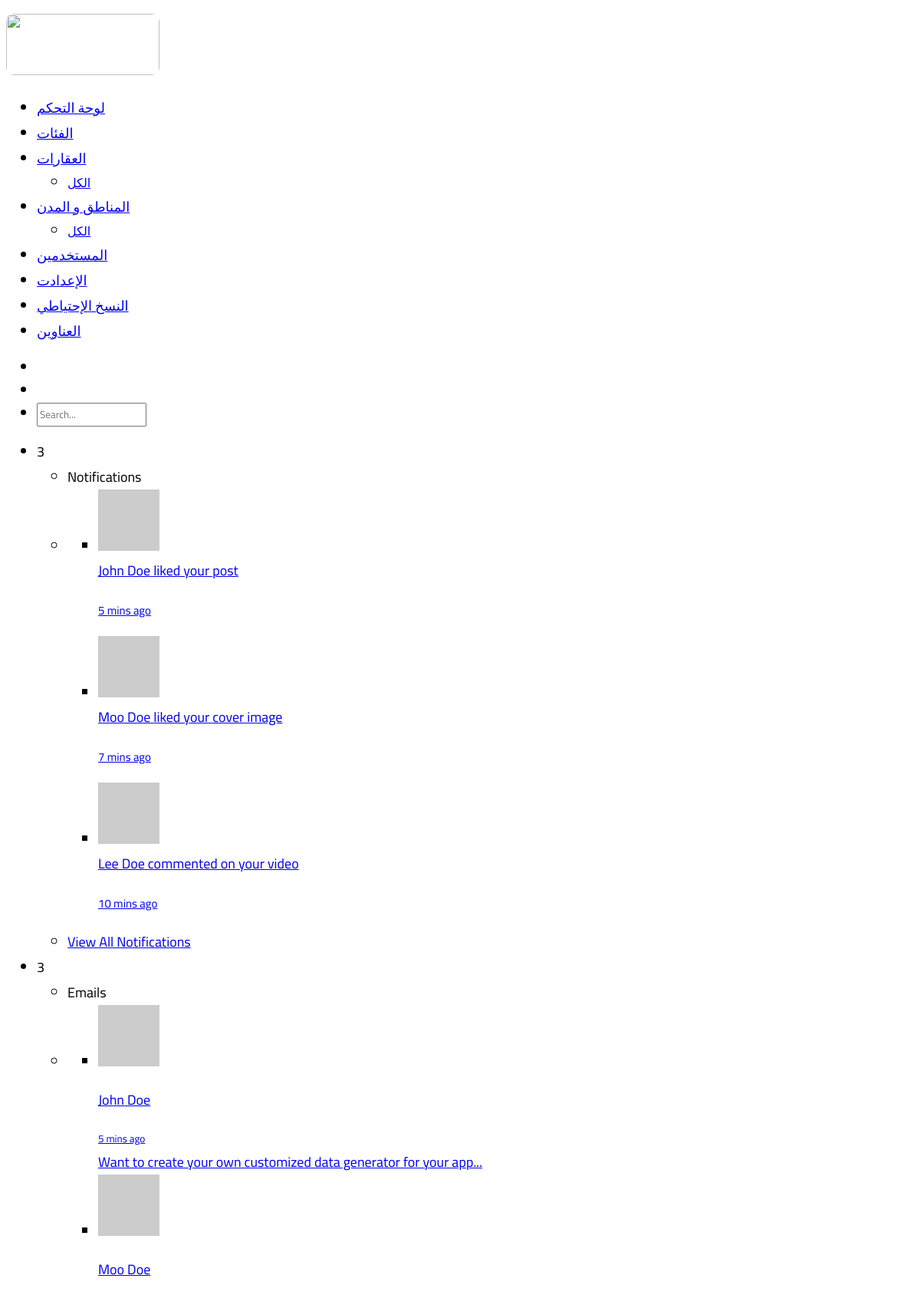
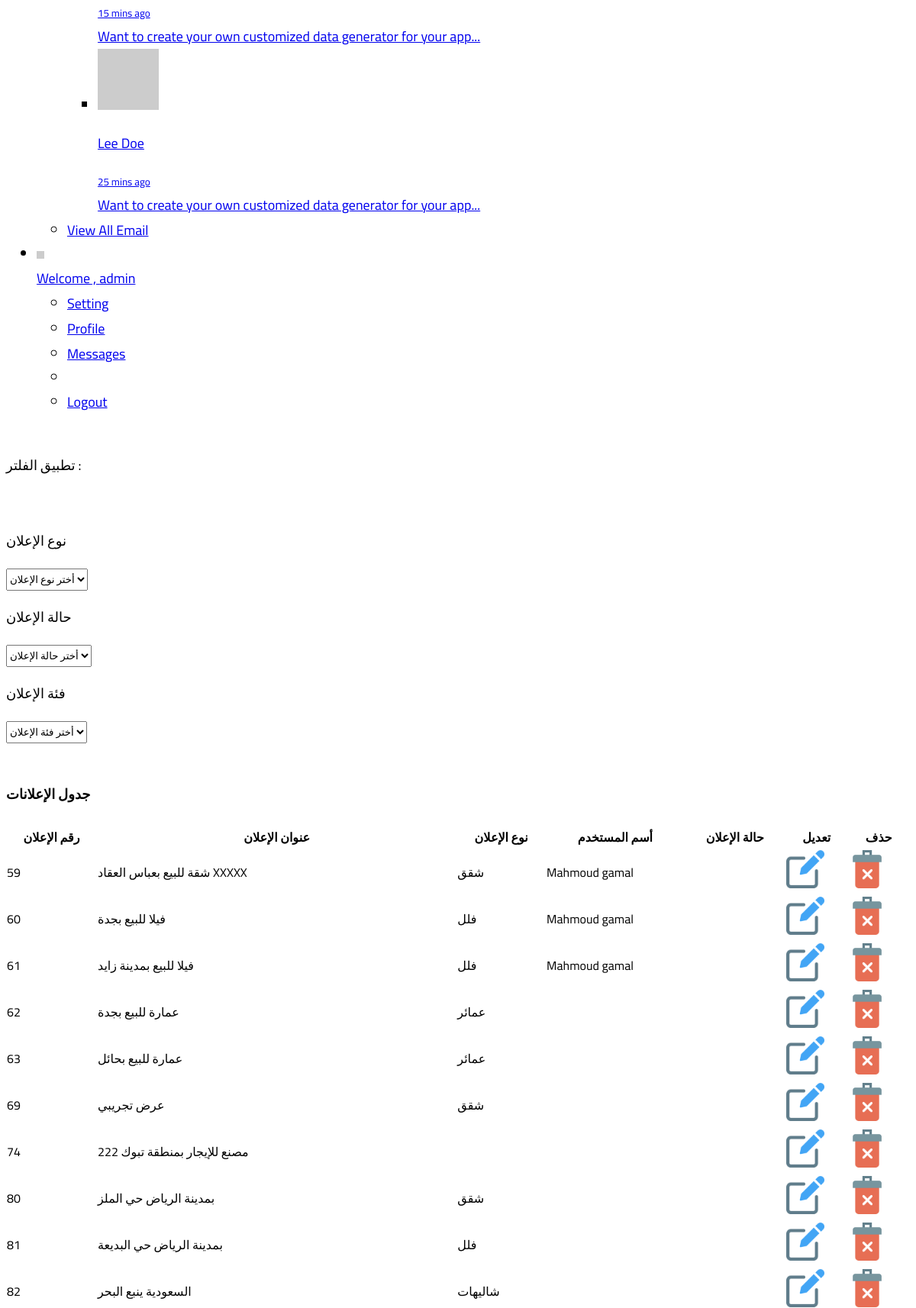
/Dashboard/props.php (signed in, upper part), run on the app's committed database (2 pictures, top to bottom).
### tables this page shows
CREATE TABLE `properties` (
  `prop_id` int(11) NOT NULL,
  `adv_number` text NOT NULL,
  `adv_title` text NOT NULL,
  `adv_type` text NOT NULL,
  `prop_type` text NOT NULL,
  `prop_price` int(11) NOT NULL,
  `prop_space` text NOT NULL,
  `prop_desc` text NOT NULL,
  `prop_coords` text NOT NULL,
  `prop_address` text NOT NULL,
  `prop_status` text NOT NULL,
  `street_width` text NOT NULL,
  `meter_price` text NOT NULL,
  `prop_front` text NOT NULL,
  `bed_rooms` text NOT NULL,
  `bath_rooms` text NOT NULL,
  `floor` text NOT NULL,
  `prop_images` text NOT NULL,
  `date_created` text NOT NULL,
  `prop_owner` text NOT NULL
);

CREATE TABLE `cats` (
  `type_id` int(11) NOT NULL,
  `title` text NOT NULL,
  `thumbnail` text NOT NULL,
  `status` int(11) NOT NULL DEFAULT 1,
  `date_created` text NOT NULL
);

CREATE TABLE `users` (
  `user_id` int(11) NOT NULL,
  `user_token` text NOT NULL,
  `user_name` text NOT NULL,
  `user_email` text NOT NULL,
  `user_phone` text NOT NULL,
  `user_pwd` text NOT NULL,
  `user_status` text NOT NULL,
  `user_image` text NOT NULL,
  `user_type` text NOT NULL,
  `notification_token` text NOT NULL,
  `last_otp` text NOT NULL,
  `date_registered` datetime NOT NULL DEFAULT current_timestamp()
);

### Dashboard/props.php (the view, shortened to what this page needs)
<?php
include './../dbcontext/connect.php';
?>
<?php
function getUser($token)
{
    global $con;
    $sql = "select * from users where user_token = '$token'";
    $result = $con->query($sql);
    $row = $result->fetch_assoc();
    return $row['user_name'];
};
function getCat($id){
    global $con;
    $sql = "select * from cats where type_id = '$id'";
    $result = $con->query($sql);
    $row = $result->fetch_assoc();
    return $row['title'];
}
?>
<!DOCTYPE html>
<html>
<head>
    <link href="assets/css/style.css" rel="stylesheet">
</head>
<body class="app">
    <div>
        <?php include 'components/sidebar.php'; ?>
        <div class="page-container">
            <?php include 'components/header.php';?>
            <main class="main-content bgc-grey-100">
                <div id="mainContent">
                    <div class="container-fluid">
                        <div class="row">
                            <div class="col-md-12">
                            <form method="GET" action="products.php">
                            <div class="row" style="margin-top:50px;margin-bottom:50px">
                                   <div class="col-md-3">
                                    <p>تطبيق الفلتر :</p>
                                        <a onclick="apply_filter()" class="btn btn-primary" style="width:100%;color:#FFF">
                                        </a>
                                    </div>
                                  <div class="col-md-3">
                                    <p>نوع الإعلان</p>
                                        <select class="form-control" name="product_type" id="type_filter">
                                                <option value="none">أختر نوع الإعلان</option>
                                         </select>
                                    </div>
                                    <div class="col-md-3">
                                    <p> حالة الإعلان</p>
                                        <select class="form-control" name="product_type" id="type_filter">
                                                <option value="none">أختر حالة الإعلان</option>
                                         </select>
                                    </div>
                                    <div class="col-md-3">
                                        <p>فئة الإعلان</p>
                                    <select class="form-control" id="cat_filter">
                                        <option value="none">أختر فئة الإعلان</option>
                                        </select>
                                    </div>
                                </div>
                                </form>
                                <div class="bgc-white bd bdrs-3 p-20 mB-20">
                                    <div class="row">
                                   <div class="col-md-8">
                                   <h4 class="c-grey-900 mB-20">جدول الإعلانات</h4>
                                   </div>
                              </div>
                                    <table id="dataTable" class="table table-striped table-bordered" cellspacing="0"
                                        width="100%">
                                        <thead>
                                            <tr>
                                                <th>رقم الإعلان</th>
                                                <th>عنوان الإعلان</th>
                                                <th>نوع الإعلان</th>
                                                <th>أسم المستخدم</th>
                                                 <th>حالة الإعلان</th>
                                                <th>تعديل</th>
                                                <th>حذف</th>
                                            </tr>
                                        </thead>
                                        <tbody>
                                            <?php
                                        $sql = "select * from properties";
                                        $result = $con->query($sql);
                                        while($row = $result->fetch_assoc()) {
                                            ?>
                                            <tr>
                                                <td><?php echo $row['prop_id']; ?></td>
                                                <td><?php echo $row['adv_title']; ?></td>
                                                <td><?php echo getCat($row['prop_type']) ?></td>
                                                <td><?php  echo getUser($row['prop_owner'])?></td>
                                                 <td>
                                                 <a>
                                                    <?php
                                                    switch($row['prop_status'])
                                                    {
                                                        case 'pending':
                                                            echo "<a class='btn btn-primary' style='color:#FFF'>قيد المراجعة</a>";
                                                            break;
                                                        case 'active':
                                                            echo "<a class='btn btn-success' style='color:#FFF'>مقبول</a>";
                                                            break;
                                                    }
                                                   ?>
                                                 </a>
                                                </td>
                                                <td>
                                                 <a href="edit_adv.php?adv_id=<?php echo $row['prop_id'] ?>"
                                                        >
                                                        <img src="assets/images/edit.png" style="width:50px;height:50px"/>
                                                    </a>
                                                </td>
                                                <td>
                                                 <a onclick="return confirm('Are You Sure to Delete This Add?');"
                                                        href="advs/delete.php?prop_id=<?php echo $row['prop_id'] ?>"
                                                        >
                                                        <img src="assets/images/delete.png" style="width:50px;height:50px"/>
                                                    </a>
                                                </td>
                                            </tr>
                                            <?php
                                              }
                                            ?>
                                        </tbody>
                                    </table>
                                </div>
                            </div>
                        </div>
                    </div>
                </div>
            </main>
        </div>
    </div>
</body>
</html>

### Dashboard/assets/css/style.css (style rules this page uses)
* { font-family: 'Cairo', sans-serif ; }

### data on the page
properties: prop_id "59", adv_title "شقة للبيع بعباس العقاد XXXXX", prop_type.title "شقق", prop_owner.user_name "Mahmoud gamal"
properties: prop_id "60", adv_title "فيلا للبيع بجدة", prop_type.title "فلل", prop_owner.user_name "Mahmoud gamal"
properties: prop_id "61", adv_title "فيلا للبيع بمدينة زايد", prop_type.title "فلل", prop_owner.user_name "Mahmoud gamal"
properties: prop_id "62", adv_title "عمارة للبيع بجدة", prop_type.title "عمائر"
properties: prop_id "63", adv_title "عمارة للبيع بحائل", prop_type.title "عمائر"
properties: prop_id "69", adv_title "عرض تجريبي", prop_type.title "شقق"
properties: prop_id "74", adv_title "مصنع للإيجار بمنطقة تبوك 222"
properties: prop_id "80", adv_title "بمدينة الرياض حي الملز", prop_type.title "شقق"
properties: prop_id "81", adv_title "بمدينة الرياض حي البديعة", prop_type.title "فلل"
properties: prop_id "82", adv_title "السعودية ينبع البحر", prop_type.title "شاليهات"

### other printed values
$_SESSION['admin_name'] "admin"
